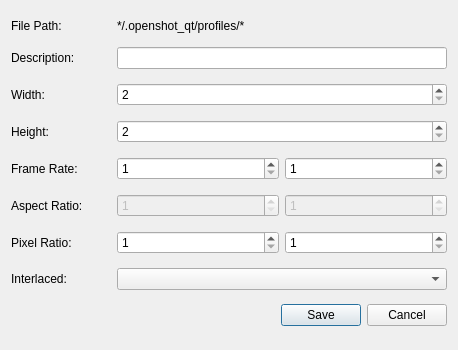
<?xml version="1.0" encoding="UTF-8"?>
<ui version="4.0">
 <class>ProfileEditDialog</class>
 <widget class="QDialog" name="ProfileEditDialog">
  <property name="geometry">
   <rect>
    <x>0</x>
    <y>0</y>
    <width>458</width>
    <height>350</height>
   </rect>
  </property>
  <property name="windowTitle">
   <string>Create Profile</string>
  </property>
  <layout class="QGridLayout" name="gridLayout">
   <item row="0" column="0">
    <layout class="QHBoxLayout" name="horizontalLayout_filePath">
     <item>
      <widget class="QLabel" name="lblFilePath">
       <property name="minimumSize">
        <size>
         <width>100</width>
         <height>0</height>
        </size>
       </property>
       <property name="text">
        <string>File Path:</string>
       </property>
      </widget>
     </item>
     <item>
      <widget class="QLabel" name="lblFilePathValue">
       <property name="sizePolicy">
        <sizepolicy hsizetype="Expanding" vsizetype="Fixed">
         <horstretch>0</horstretch>
         <verstretch>0</verstretch>
        </sizepolicy>
       </property>
       <property name="text">
        <string>*/.openshot_qt/profiles/*</string>
       </property>
       <property name="textFormat">
        <enum>Qt::MarkdownText</enum>
       </property>
      </widget>
     </item>
    </layout>
   </item>
   <item row="5" column="0">
    <layout class="QHBoxLayout" name="horizontalLayout_12">
     <item>
      <widget class="QLabel" name="lblAspectRatio">
       <property name="minimumSize">
        <size>
         <width>100</width>
         <height>0</height>
        </size>
       </property>
       <property name="text">
        <string>Aspect Ratio:</string>
       </property>
      </widget>
     </item>
     <item>
      <widget class="QSpinBox" name="txtAspectRatioNum">
       <property name="enabled">
        <bool>false</bool>
       </property>
       <property name="sizePolicy">
        <sizepolicy hsizetype="Expanding" vsizetype="Fixed">
         <horstretch>0</horstretch>
         <verstretch>0</verstretch>
        </sizepolicy>
       </property>
       <property name="minimum">
        <number>1</number>
       </property>
       <property name="maximum">
        <number>9999</number>
       </property>
      </widget>
     </item>
     <item>
      <widget class="QSpinBox" name="txtAspectRatioDen">
       <property name="enabled">
        <bool>false</bool>
       </property>
       <property name="sizePolicy">
        <sizepolicy hsizetype="Expanding" vsizetype="Fixed">
         <horstretch>0</horstretch>
         <verstretch>0</verstretch>
        </sizepolicy>
       </property>
       <property name="minimum">
        <number>1</number>
       </property>
       <property name="maximum">
        <number>9999</number>
       </property>
      </widget>
     </item>
    </layout>
   </item>
   <item row="10" column="0">
    <widget class="QDialogButtonBox" name="buttonBox">
     <property name="orientation">
      <enum>Qt::Horizontal</enum>
     </property>
     <property name="standardButtons">
      <set>QDialogButtonBox::Cancel|QDialogButtonBox::Save</set>
     </property>
    </widget>
   </item>
   <item row="1" column="0">
    <layout class="QHBoxLayout" name="horizontalLayout_6">
     <item>
      <widget class="QLabel" name="lblProfile_2">
       <property name="minimumSize">
        <size>
         <width>100</width>
         <height>0</height>
        </size>
       </property>
       <property name="text">
        <string>Description:</string>
       </property>
      </widget>
     </item>
     <item>
      <widget class="QLineEdit" name="txtProfileName">
       <property name="sizePolicy">
        <sizepolicy hsizetype="Expanding" vsizetype="Fixed">
         <horstretch>0</horstretch>
         <verstretch>0</verstretch>
        </sizepolicy>
       </property>
      </widget>
     </item>
    </layout>
   </item>
   <item row="3" column="0">
    <layout class="QHBoxLayout" name="horizontalLayout_10">
     <item>
      <widget class="QLabel" name="lblHeight">
       <property name="minimumSize">
        <size>
         <width>100</width>
         <height>0</height>
        </size>
       </property>
       <property name="text">
        <string>Height:</string>
       </property>
      </widget>
     </item>
     <item>
      <widget class="QSpinBox" name="txtHeight">
       <property name="sizePolicy">
        <sizepolicy hsizetype="Expanding" vsizetype="Fixed">
         <horstretch>0</horstretch>
         <verstretch>0</verstretch>
        </sizepolicy>
       </property>
       <property name="minimum">
        <number>2</number>
       </property>
       <property name="maximum">
        <number>40000</number>
       </property>
      </widget>
     </item>
    </layout>
   </item>
   <item row="2" column="0">
    <layout class="QHBoxLayout" name="horizontalLayout_11">
     <item>
      <widget class="QLabel" name="lblWidth">
       <property name="minimumSize">
        <size>
         <width>100</width>
         <height>0</height>
        </size>
       </property>
       <property name="text">
        <string>Width:</string>
       </property>
      </widget>
     </item>
     <item>
      <widget class="QSpinBox" name="txtWidth">
       <property name="sizePolicy">
        <sizepolicy hsizetype="Expanding" vsizetype="Fixed">
         <horstretch>0</horstretch>
         <verstretch>0</verstretch>
        </sizepolicy>
       </property>
       <property name="minimum">
        <number>2</number>
       </property>
       <property name="maximum">
        <number>40000</number>
       </property>
      </widget>
     </item>
    </layout>
   </item>
   <item row="9" column="0">
    <layout class="QHBoxLayout" name="horizontalLayout_15">
     <property name="bottomMargin">
      <number>0</number>
     </property>
     <item>
      <widget class="QLabel" name="lblInterlaced">
       <property name="minimumSize">
        <size>
         <width>100</width>
         <height>0</height>
        </size>
       </property>
       <property name="text">
        <string>Interlaced:</string>
       </property>
      </widget>
     </item>
     <item>
      <widget class="QComboBox" name="cboInterlaced">
       <property name="sizePolicy">
        <sizepolicy hsizetype="Expanding" vsizetype="Fixed">
         <horstretch>0</horstretch>
         <verstretch>0</verstretch>
        </sizepolicy>
       </property>
      </widget>
     </item>
    </layout>
   </item>
   <item row="8" column="0">
    <layout class="QHBoxLayout" name="horizontalLayout_13">
     <item>
      <widget class="QLabel" name="lblPixelRatio">
       <property name="minimumSize">
        <size>
         <width>100</width>
         <height>0</height>
        </size>
       </property>
       <property name="text">
        <string>Pixel Ratio:</string>
       </property>
      </widget>
     </item>
     <item>
      <widget class="QSpinBox" name="txtPixelRatioNum">
       <property name="sizePolicy">
        <sizepolicy hsizetype="Expanding" vsizetype="Fixed">
         <horstretch>0</horstretch>
         <verstretch>0</verstretch>
        </sizepolicy>
       </property>
       <property name="minimum">
        <number>1</number>
       </property>
       <property name="maximum">
        <number>9999</number>
       </property>
      </widget>
     </item>
     <item>
      <widget class="QSpinBox" name="txtPixelRatioDen">
       <property name="sizePolicy">
        <sizepolicy hsizetype="Expanding" vsizetype="Fixed">
         <horstretch>0</horstretch>
         <verstretch>0</verstretch>
        </sizepolicy>
       </property>
       <property name="minimum">
        <number>1</number>
       </property>
       <property name="maximum">
        <number>9999</number>
       </property>
      </widget>
     </item>
    </layout>
   </item>
   <item row="4" column="0">
    <layout class="QHBoxLayout" name="horizontalLayout_14">
     <item>
      <widget class="QLabel" name="lblFrameRate">
       <property name="minimumSize">
        <size>
         <width>100</width>
         <height>0</height>
        </size>
       </property>
       <property name="text">
        <string>Frame Rate:</string>
       </property>
      </widget>
     </item>
     <item>
      <widget class="QSpinBox" name="txtFrameRateNum">
       <property name="sizePolicy">
        <sizepolicy hsizetype="Expanding" vsizetype="Fixed">
         <horstretch>0</horstretch>
         <verstretch>0</verstretch>
        </sizepolicy>
       </property>
       <property name="minimum">
        <number>1</number>
       </property>
       <property name="maximum">
        <number>99999</number>
       </property>
      </widget>
     </item>
     <item>
      <widget class="QSpinBox" name="txtFrameRateDen">
       <property name="sizePolicy">
        <sizepolicy hsizetype="Expanding" vsizetype="Fixed">
         <horstretch>0</horstretch>
         <verstretch>0</verstretch>
        </sizepolicy>
       </property>
       <property name="minimum">
        <number>1</number>
       </property>
       <property name="maximum">
        <number>9999</number>
       </property>
      </widget>
     </item>
    </layout>
   </item>
  </layout>
 </widget>
 <tabstops>
  <tabstop>txtProfileName</tabstop>
  <tabstop>txtWidth</tabstop>
  <tabstop>txtHeight</tabstop>
  <tabstop>txtFrameRateNum</tabstop>
  <tabstop>txtFrameRateDen</tabstop>
  <tabstop>txtAspectRatioNum</tabstop>
  <tabstop>txtAspectRatioDen</tabstop>
  <tabstop>txtPixelRatioNum</tabstop>
  <tabstop>txtPixelRatioDen</tabstop>
  <tabstop>cboInterlaced</tabstop>
 </tabstops>
 <resources/>
 <connections>
  <connection>
   <sender>buttonBox</sender>
   <signal>accepted()</signal>
   <receiver>ProfileEditDialog</receiver>
   <slot>accept()</slot>
   <hints>
    <hint type="sourcelabel">
     <x>228</x>
     <y>327</y>
    </hint>
    <hint type="destinationlabel">
     <x>228</x>
     <y>174</y>
    </hint>
   </hints>
  </connection>
  <connection>
   <sender>buttonBox</sender>
   <signal>rejected()</signal>
   <receiver>ProfileEditDialog</receiver>
   <slot>reject()</slot>
   <hints>
    <hint type="sourcelabel">
     <x>228</x>
     <y>327</y>
    </hint>
    <hint type="destinationlabel">
     <x>228</x>
     <y>174</y>
    </hint>
   </hints>
  </connection>
 </connections>
</ui>
